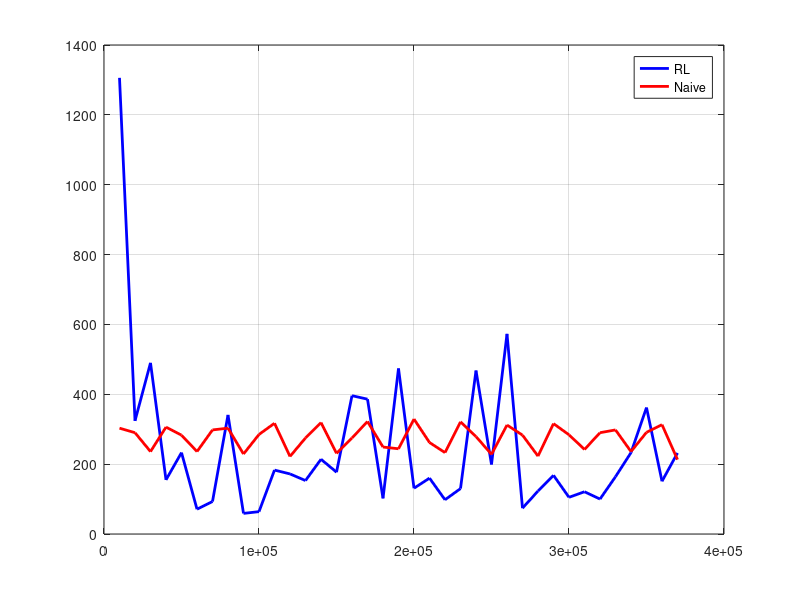

MATLAB code to generate this figure:
values_4 = textread('n_4_values.txt');
values_4_naive = textread('n_4_naive_values.txt');
x = (1:37)*10000;
plot(x, -values_4(1:37), 'b', 'LineWidth', 2);
hold on; 

plot(x, -values_4_naive(1:37), 'r', 'LineWidth', 2);

legend ('RL', 'Naive');
% xlabel('epochs')
% ylabel('performance (total wait)')
grid on;

 